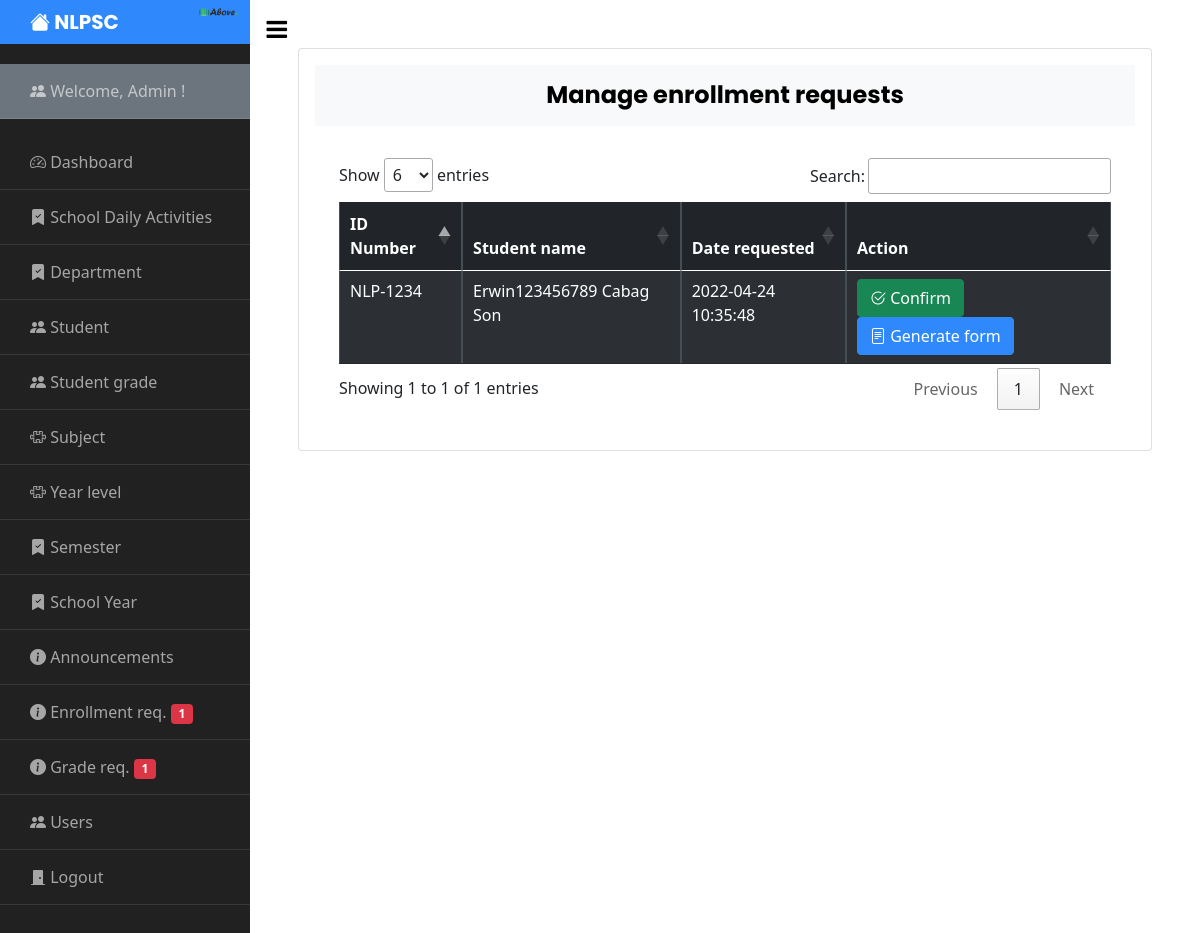
Page /admin/manage_enrollment.php (signed in) on the committed database.
### tables this page shows
CREATE TABLE `user` (
  `Id` int(11) NOT NULL,
  `firstname` varchar(255) NOT NULL,
  `middlename` varchar(255) NOT NULL,
  `lastname` varchar(255) NOT NULL,
  `dob` varchar(255) NOT NULL,
  `age` int(11) NOT NULL,
  `email` varchar(255) NOT NULL,
  `contact` varchar(255) NOT NULL,
  `address` varchar(255) NOT NULL,
  `username` varchar(255) NOT NULL,
  `password` varchar(255) NOT NULL,
  `usertype` varchar(255) NOT NULL DEFAULT 'Teacher',
  `image` varchar(255) NOT NULL
);

CREATE TABLE `enrollment` (
  `enrollment_Id` int(11) NOT NULL,
  `student_Id` int(11) NOT NULL,
  `request_status` varchar(255) NOT NULL DEFAULT 'Pending',
  `date_requested` datetime NOT NULL
);

CREATE TABLE `student` (
  `Id` int(11) NOT NULL,
  `id_no` varchar(255) DEFAULT NULL,
  `firstname` varchar(255) NOT NULL,
  `middlename` varchar(255) NOT NULL,
  `lastname` varchar(255) NOT NULL,
  `dob` varchar(255) NOT NULL,
  `age` varchar(255) NOT NULL,
  `email` varchar(255) NOT NULL,
  `contact` varchar(255) NOT NULL,
  `address` varchar(255) NOT NULL,
  `username` varchar(255) NOT NULL,
  `password` varchar(255) NOT NULL,
  `images` varchar(255) NOT NULL,
  `dept_id` int(11) NOT NULL,
  `year_level` int(255) NOT NULL,
  `status` varchar(255) NOT NULL DEFAULT 'Pending'
);

### admin/manage_enrollment.php (the view, shortened to what this page needs)
<?php include 'sidebar.php'; ?>
     <div id="content" class="p-4 p-md-5 pt-5">
       <div class="card p-3">
         <h4 class="bg-light p-3" align="center"><strong>Manage enrollment requests</strong></h4>
         <div class="table-responsive p-4">
           <table class="table table-bordered table-dark table-striped table-hover table-responsive-sm " id="example">
             <thead>
               <tr>
                   <th>ID Number</th>
                   <th>Student name</th>
                   <th>Date requested</th>
                   <th>Action</th>
               </tr>
             </thead>
             <tbody>
               <?php
                   include("../config.php");
                   $query ="SELECT * FROM enrollment JOIN student ON enrollment.student_Id=student.Id AND request_status='Pending'";
                   $sql = mysqli_query($conn,$query);
                   while($row = mysqli_fetch_array($sql)) {
               ?>
               <tr>
                   <td><?php echo $row["id_no"];?></td>
                   <td><?php echo $row["firstname"]; echo ' '; echo $row["middlename"]; echo ' '; echo $row["lastname"]; ?></td>
                   <td><?php echo $row["date_requested"];?></td>
                   <td>
                       <button class="btn btn-success" data-bs-toggle="modal" type="button" data-bs-target="#approve<?php echo $row['enrollment_Id']; ?>"><i class="bi bi-check2-circle"></i> Confirm</button>
                       <a target="_blank" href="generate_enrollment_form.php?Id=<?php echo $row['Id'] ?>" class="btn btn-primary"><i class="bi bi-file-text"></i> Generate form</a>
                   </td>
               </tr>
               <?php
                    }
               ?>
             </tbody>
           </table>
       </div>
     </div>
   </div>

### admin/sidebar.php (shortened to what this page needs)
<?php
include '../config.php';
  if(isset($_SESSION['admin_username']) && isset($_SESSION['admin_id'])) {
    $id = $_SESSION['admin_id'];
    $admin = mysqli_query($conn, "SELECT * FROM user WHERE usertype='Admin' AND Id='$id'");
    while($row = mysqli_fetch_array($admin)) {
?>
<!doctype html>
<html lang="en">
  <head>
    <link href="https://cdn.jsdelivr.net/npm/bootstrap@5.0.2/dist/css/bootstrap.min.css" rel="stylesheet">
    <link rel="stylesheet" href="https://cdn.datatables.net/1.11.3/css/jquery.dataTables.min.css">
		<link href="https://cdn.jsdelivr.net/npm/bootstrap@5.0.2/dist/css/bootstrap.min.css" rel="stylesheet">
		<link rel="stylesheet" href="https://stackpath.bootstrapcdn.com/font-awesome/4.7.0/css/font-awesome.min.css">
    <link rel="stylesheet" href="https://cdn.jsdelivr.net/npm/bootstrap-icons@1.8.1/font/bootstrap-icons.css">
		<link rel="stylesheet" href="../css/style.css">
    <link rel="stylesheet" href="../css/bootstrap.min.css">
  </head>
  <body>
		<div class="wrapper d-flex align-items-stretch">
      <nav id="sidebar">
        <div class="custom-menu">
          <button type="button" id="sidebarCollapse" class="btn btn-primary">
            <i class="fa fa-bars"></i>
          </button>
        </div>
        <h1><a href="dashboard.php" class="logo"><i class="bi bi-house-fill"></i> NLPSC</a><img src="../images/logo.png" alt="" width="40" style="position: absolute; right: 12px; top: 7px;"></h1>
        <div class="bg-secondary">
              <ul class="list-unstyled components ">
                <li>
                  <a href="">
                    <i class="bi bi-people-fill"></i> Welcome, <?php echo $row['username']; ?> !
                  </a>
                </li>
              </ul>
        </div>
        <ul class="list-unstyled components mb-5">
          <li>
              <a href="dashboard.php"><i class="bi bi-speedometer2"></i> Dashboard</a>
          </li>
          <li>
            <a href="manage_daily_activities.php"><i class="bi bi-bookmark-check-fill"></i> School Daily Activities</a>
          </li>
          <li>
            <a href="manage_department.php"><i class="bi bi-bookmark-check-fill"></i> Department</a>
          </li>
          <li>
            <a href="manage_student.php"><i class="bi bi-people-fill"></i> Student</a>
          </li>
          <li>
            <a href="manage_grades.php"><i class="bi bi-people-fill"></i> Student grade</a>
          </li>
          <li>
            <a href="manage_subject.php"><i class="bi bi-puzzle"></i> Subject</a>
          </li>
          <li>
            <a href="manage_level.php"><i class="bi bi-puzzle"></i> Year level</a>
          </li>
          <li>
            <a href="manage_semester.php"><i class="bi bi-bookmark-check-fill"></i> Semester</a>
          </li>
          <li>
            <a href="manage_schoolyear.php"><i class="bi bi-bookmark-check-fill"></i> School Year</a>
          </li>
          <li>
            <a href="manage_announcement.php"><i class="bi bi-info-circle-fill"></i> Announcements</a>
          </li>
          <li>
             <?php
            $check = mysqli_query($conn, "SELECT enrollment_Id FROM enrollment");
            $count = mysqli_num_rows($check);
            ?>
            <a href="manage_enrollment.php"><i class="bi bi-info-circle-fill"></i> Enrollment req. <span class="badge bg-danger"><?php echo $count; ?></span></a>
          </li>
           <li>
             <?php
            $check2 = mysqli_query($conn, "SELECT request_grade_Id FROM request_grade");
            $count2 = mysqli_num_rows($check2);
            ?>
            <a href="manage_request_grades.php"><i class="bi bi-info-circle-fill"></i> Grade req. <span class="badge bg-danger"><?php echo $count2; ?></span></a>
          </li>
          <li>
            <a href="manage_user.php"><i class="bi bi-people-fill"></i> Users</a>
          </li>
          <li>
            <a href="../logout.php"><i class="bi bi-door-closed-fill"></i> Logout</a>
          </li>
        </ul>
      </nav>
       <?php } ?>
  </body>
</html>
<?php
    } else {
     header('Location: ../index.php');
    }
?>

### admin/sidebar.php (style rules this page uses)
ul li a, h1 a { text-decoration: none; }

### rows in the picture
user: username "Admin", count "1", count2 "1"
enrollment: student_Id.id_no "NLP-1234", student_Id.firstname "Erwin123456789", student_Id.middlename "Cabag", student_Id.lastname "Son", date_requested "2022-04-24 10:35:48"
